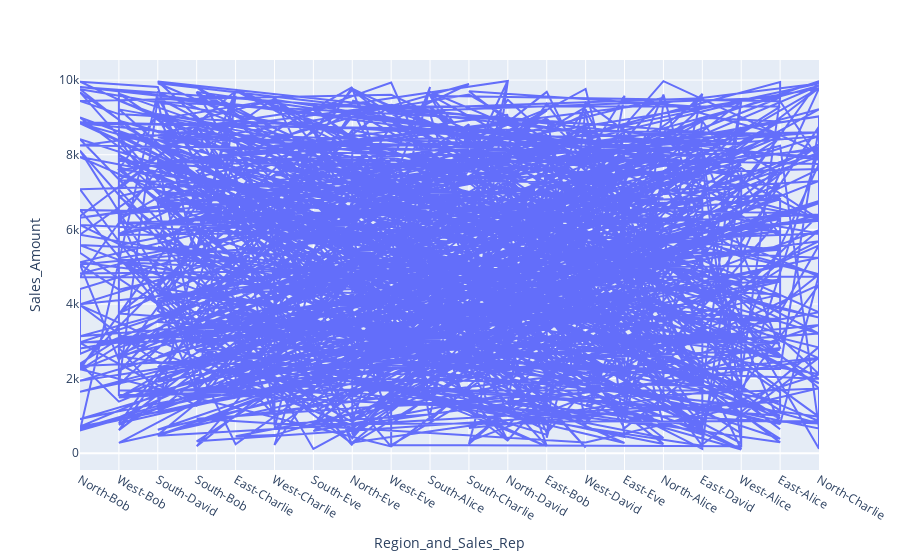

The notebook cell saved with this chart:
### Code cell
# line plot(shows the trend highlights)
# sales line per sales reprs
fig = ply.line(data_frame=sales_df,x='Region_and_Sales_Rep',y='Sales_Amount',hover_data=['Product_Category','Quantity_Sold'])
fig.show()

### Figure 1 — Plotly figure (JSON) as saved in the notebook; plotly's stock layout.template omitted (floating-point values rounded to 4 significant figures; data arrays with more than 128 entries replaced by an {"elided": "..."} marker saying what was removed)
{"data": [{"customdata": {"elided": "1000x2 mixed values"}, "hovertemplate": "Region_and_Sales_Rep=%{x}<br>Sales_Amount=%{y}<br>Product_Category=%{customdata[0]}<br>Quantity_Sold=%{customdata[1]}<extra></extra>", "legendgroup": "", "line": {"color": "#636efa", "dash": "solid"}, "marker": {"symbol": "circle"}, "mode": "lines", "name": "", "orientation": "v", "showlegend": false, "type": "scatter", "x": {"elided": "1000 str values"}, "xaxis": "x", "y": {"elided": "1000 float values"}, "yaxis": "y"}], "layout": {"legend": {"tracegroupgap": 0}, "margin": {"t": 60}, "xaxis": {"anchor": "y", "domain": [0, 1], "title": {"text": "Region_and_Sales_Rep"}}, "yaxis": {"anchor": "x", "domain": [0, 1], "title": {"text": "Sales_Amount"}}}}
